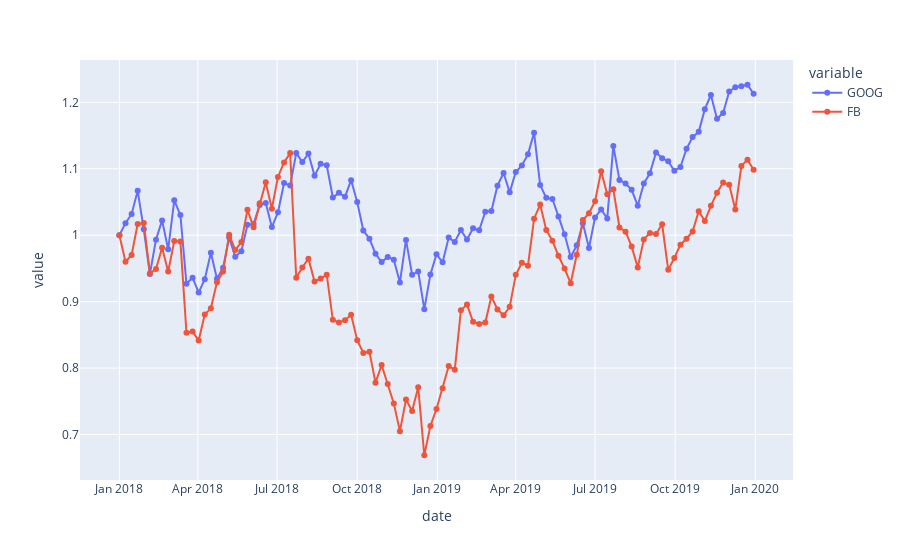

Write notebook code for a chart like this one.
### Code cell
px.line(stock_df, x = 'date' , y = ['GOOG',"FB"], markers='date')
